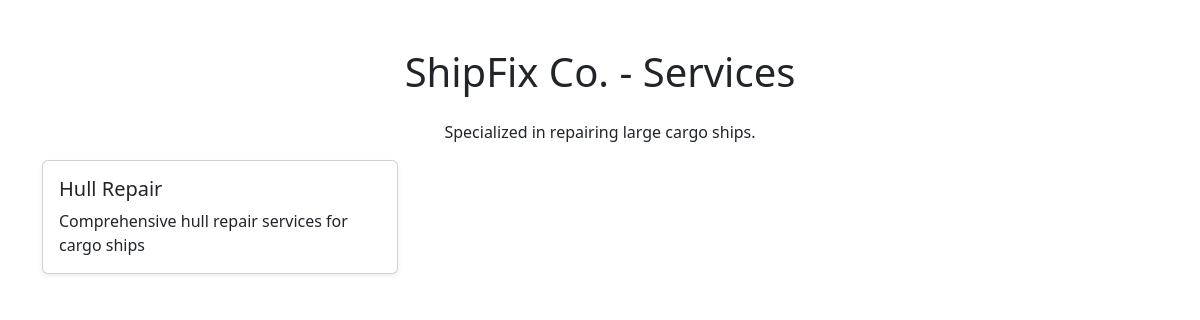
The app's page /repair-companies/1/services/, older data.
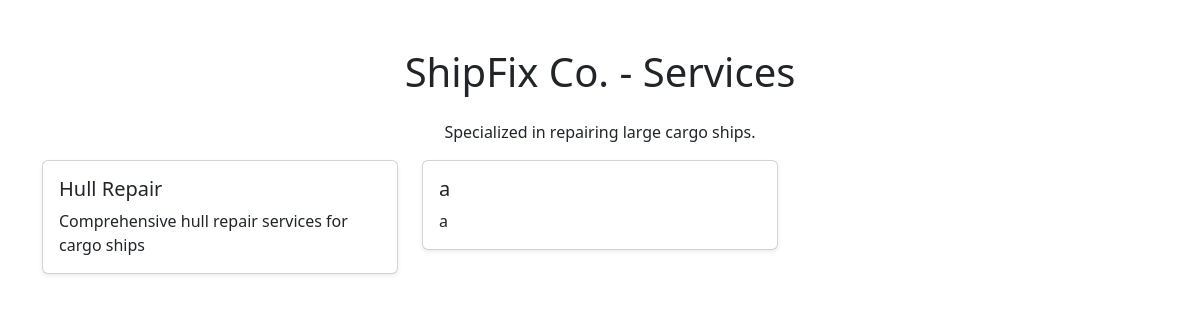
The same page, newer data.
### core/models.py (models this page shows, shortened)
class CompanyService(models.Model):
    company = models.ForeignKey(RepairCompany, on_delete=models.CASCADE, related_name="services")
    service_name = models.CharField(max_length=100)
    service_description = models.TextField()

### core/views.py (the view)
# urls.py: path('repair-companies/<int:company_id>/services/', views.company_services, name='company_services'),
def company_services(request, company_id):
    company = get_object_or_404(RepairCompany, id=company_id)
    services = company.services.all()
    return render(request, 'core/company_services.html', {'company': company, 'services': services})

### core/templates/core/company_services.html (shortened to what this page needs)
﻿{% extends 'base.html' %}
{% block content %}
<h1 class="text-center my-4">{{ company.name }} - Services</h1>
<p class="text-center">{{ company.description }}</p>
<div class="row">
    {% for service in services %}
    <div class="col-md-4">
        <div class="card mb-4 shadow-sm">
            <div class="card-body">
                <h5 class="card-title">{{ service.service_name }}</h5>
                <p class="card-text">{{ service.service_description }}</p>
            </div>
        </div>
    </div>
    {% endfor %}
</div>
{% endblock %}

Row changes from the older to the newer data that the page shows:
added CompanyService: service_name "a", service_description "a"
